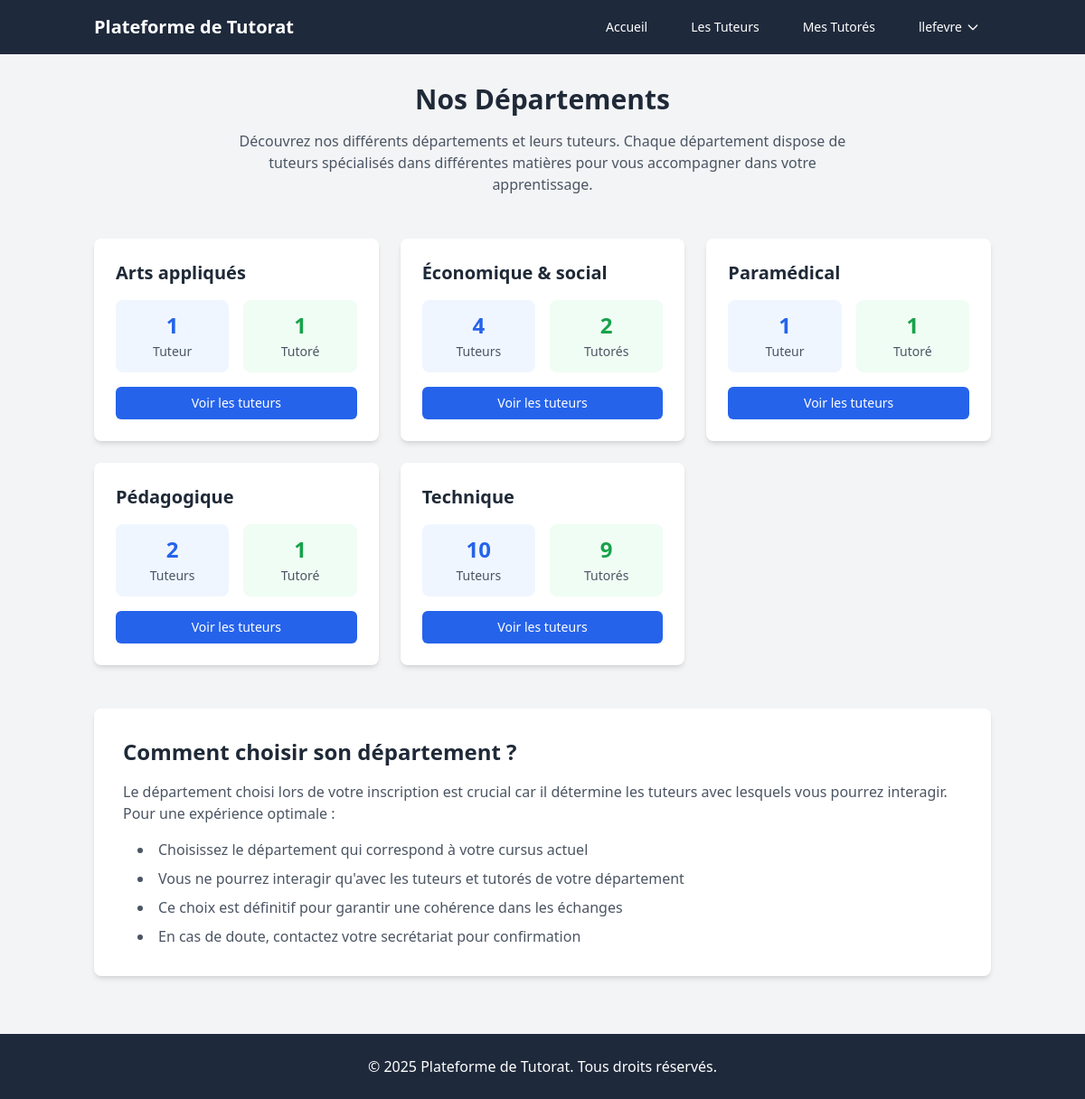
Screenshot of /departments.php (signed in) with the database file from the repository.
### tables this page shows
CREATE TABLE `departments` (
  `id` int(11) NOT NULL,
  `name` varchar(50) NOT NULL
);

### departments.php (the view, shortened to what this page needs)
<?php
$db = Database::getInstance()->getConnection();
$query = "
    SELECT
        d.id,
        d.name,
        COUNT(DISTINCT CASE WHEN u.user_type = 'tutor' THEN u.id END) as tutor_count,
        COUNT(DISTINCT CASE WHEN u.user_type = 'tutee' THEN u.id END) as tutee_count
    FROM departments d
    LEFT JOIN users u ON d.id = u.department_id
    GROUP BY d.id
    ORDER BY d.name
";
$departments = $db->query($query)->fetchAll();
require_once 'includes/header.php';
?>
<main class="container mx-auto px-4 py-8">
    <div class="text-center mb-12">
        <h1 class="text-3xl font-bold text-gray-800 mb-4">Nos Départements</h1>
        <p class="text-gray-600 max-w-2xl mx-auto">
            Découvrez nos différents départements et leurs tuteurs. Chaque département dispose de tuteurs spécialisés
            dans différentes matières pour vous accompagner dans votre apprentissage.
        </p>
    </div>
    <div class="grid md:grid-cols-2 lg:grid-cols-3 gap-6">
        <?php foreach ($departments as $dept): ?>
            <div class="bg-white rounded-lg shadow-md overflow-hidden hover:shadow-lg transition-shadow">
                <div class="p-6">
                    <h2 class="text-xl font-bold text-gray-800 mb-4">
                        <?php echo htmlspecialchars($dept['name']); ?>
                    </h2>
                    <div class="flex space-x-4 mb-4">
                        <div class="flex-1 text-center bg-blue-50 rounded-lg p-3">
                            <span class="block text-2xl font-bold text-blue-600">
                                <?php echo $dept['tutor_count']; ?>
                            </span>
                            <span class="text-sm text-gray-600">Tuteur<?php echo $dept['tutor_count'] > 1 ? 's' : ''; ?></span>
                        </div>
                        <div class="flex-1 text-center bg-green-50 rounded-lg p-3">
                            <span class="block text-2xl font-bold text-green-600">
                                <?php echo $dept['tutee_count']; ?>
                            </span>
                            <span class="text-sm text-gray-600">Tutoré<?php echo $dept['tutee_count'] > 1 ? 's' : ''; ?></span>
                        </div>
                    </div>
                    <div class="mt-4">
                        <a href="all-tutors.php?department=<?php echo $dept['id']; ?>"
                           class="inline-block bg-blue-600 text-white px-4 py-2 rounded-md hover:bg-blue-700 transition-colors text-sm w-full text-center">
                            Voir les tuteurs
                        </a>
                    </div>
                </div>
            </div>
        <?php endforeach; ?>
    </div>
    <div class="mt-12 bg-white rounded-lg shadow-md p-8">
        <h2 class="text-2xl font-bold text-gray-800 mb-4">Comment choisir son département ?</h2>
        <div class="text-gray-600 space-y-4">
            <p>
                Le département choisi lors de votre inscription est crucial car il détermine les tuteurs avec lesquels
                vous pourrez interagir. Pour une expérience optimale :
            </p>
            <ul class="list-disc list-inside space-y-2 ml-4">
                <li>Choisissez le département qui correspond à votre cursus actuel</li>
                <li>Vous ne pourrez interagir qu'avec les tuteurs et tutorés de votre département</li>
                <li>Ce choix est définitif pour garantir une cohérence dans les échanges</li>
                <li>En cas de doute, contactez votre secrétariat pour confirmation</li>
            </ul>
        </div>
    </div>
</main>
<?php require_once 'includes/footer.php'; ?>

### rows the page displays
departments: name "Arts appliqués", tutor_count "1", tutee_count "1"
departments: name "Économique & social", tutor_count "4", tutee_count "2"
departments: name "Paramédical", tutor_count "1", tutee_count "1"
departments: name "Pédagogique", tutor_count "2", shows "s", tutee_count "1"
departments: name "Technique", tutor_count "10", shows "s", tutee_count "9"

### other values shown
$_SESSION['username'] "llefevre"
